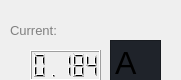
   <widget class="QWidget" name="widget_5" native="true">
    <property name="geometry">
     <rect>
      <x>550</x>
      <y>370</y>
      <width>181</width>
      <height>80</height>
     </rect>
    </property>
    <widget class="QTextBrowser" name="textBrowser_3">
     <property name="geometry">
      <rect>
       <x>110</x>
       <y>40</y>
       <width>51</width>
       <height>51</height>
      </rect>
     </property>
     <property name="styleSheet">
      <string notr="true">  background-color:#1f232a;</string>
     </property>
     <property name="html">
      <string>&lt;!DOCTYPE HTML PUBLIC &quot;-//W3C//DTD HTML 4.0//EN&quot; &quot;http://www.w3.org/TR/REC-html40/strict.dtd&quot;&gt;
&lt;html&gt;&lt;head&gt;&lt;meta name=&quot;qrichtext&quot; content=&quot;1&quot; /&gt;&lt;style type=&quot;text/css&quot;&gt;
p, li { white-space: pre-wrap; }
&lt;/style&gt;&lt;/head&gt;&lt;body style=&quot; font-family:'MS Shell Dlg 2'; font-size:8.25pt; font-weight:400; font-style:normal;&quot;&gt;
&lt;p style=&quot; margin-top:0px; margin-bottom:0px; margin-left:0px; margin-right:0px; -qt-block-indent:0; text-indent:0px;&quot;&gt;&lt;span style=&quot; font-size:24pt;&quot;&gt;A&lt;/span&gt;&lt;/p&gt;&lt;/body&gt;&lt;/html&gt;</string>
     </property>
    </widget>
    <widget class="QLabel" name="label_2">
     <property name="geometry">
      <rect>
       <x>10</x>
       <y>10</y>
       <width>161</width>
       <height>41</height>
      </rect>
     </property>
     <property name="font">
      <font>
       <pointsize>10</pointsize>
      </font>
     </property>
     <property name="styleSheet">
      <string notr="true">#label_2{
	color: gray;
}</string>
     </property>
     <property name="text">
      <string>Current:</string>
     </property>
    </widget>
    <widget class="QLCDNumber" name="lcdNumber_2">
     <property name="geometry">
      <rect>
       <x>30</x>
       <y>50</y>
       <width>71</width>
       <height>31</height>
      </rect>
     </property>
     <property name="value" stdset="0">
      <double>0.184000000000000</double>
     </property>
    </widget>
   </widget>
